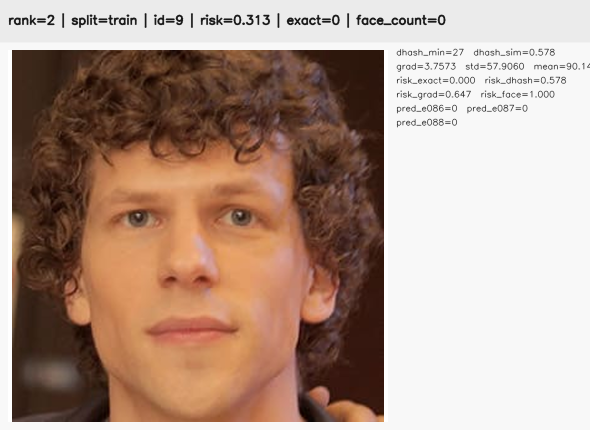
#> input picture DeepLearning/data/visualizations/bad_image_probe/anchor65_scan_v1/images/rank_002_train_id0009_score0.313.png, 1180 x 860 px (shown at 1/2 size); its folder holds only this picture in this run
$ python -i PCA.py   (imports and definitions only)
#> lines starting #> are read from the running program, lines starting #| are printed output that depends on the picture
"""
PCA-based Face Recognition Pipeline  (KUL H02A5a Computer Vision — Group Assignment 1)
========================================================================================

Pipeline overview  /  流程概览:
  Raw Images  →  HAAR Face Detection  →  Crop & Resize  →  Flatten
  →  PCA (fit on train only)  →  50-dim feature vector  →  SVM  →  Prediction

Key concept / 核心概念:
  PCA (Principal Component Analysis) finds the directions in pixel space that
  capture the most variance across all training faces.  Each direction is
  visualised as an "Eigenface".  We keep only the top-k directions, compressing
  a 30 000-dim raw image into a 50-dim feature vector without losing much
  information.
  PCA 找到训练人脸像素空间中方差最大的方向（称为"特征脸"），
  将 30000 维原始图像压缩为 50 维特征向量，同时保留主要信息。
"""

import os
import cv2
import numpy as np
import pandas as pd
from matplotlib import pyplot as plt
from matplotlib.patches import FancyBboxPatch
from sklearn.decomposition import PCA
from sklearn.svm import SVC
from sklearn.metrics import accuracy_score
from sklearn.manifold import TSNE

# Use a font that supports Chinese characters on Windows.
# 使用支持中文的字体，避免方块乱码。
plt.rcParams['font.family'] = 'Microsoft YaHei'
plt.rcParams['axes.unicode_minus'] = False   # fix minus sign rendering

# ──────────────────────────────────────────────────────────────────────────────
# Configuration / 全局配置
# ──────────────────────────────────────────────────────────────────────────────

# Dataset root relative to this script / 数据集根目录（相对于本脚本）
DATA_DIR     = os.path.join(os.path.dirname(__file__), '..', 'kul-computer-vision-ga-1-2026')
TRAIN_CSV    = os.path.join(DATA_DIR, 'train_set.csv')
TEST_CSV     = os.path.join(DATA_DIR, 'test_set.csv')
TRAIN_DIR    = os.path.join(DATA_DIR, 'train')
TEST_DIR     = os.path.join(DATA_DIR, 'test')

# OpenCV ships haarcascades alongside its Python package; no download needed.
# OpenCV 安装包自带 haarcascade 文件，无需手动下载。
HAAR_PATH    = os.path.join(cv2.data.haarcascades, 'haarcascade_frontalface_default.xml')

FACE_SIZE    = (100, 100)   # all detected faces are resized to this / 人脸统一缩放尺寸
N_COMPONENTS = 50           # number of PCA components (eigenfaces) to keep
                            # 保留的主成分数量（即保留多少个特征脸）

# Class metadata used across several plots / 类别元信息，多处复用
CLASS_IDS    = [0,           1,       2     ]
CLASS_COLORS = ['green',     'blue',  'red' ]
CLASS_LABELS = ['Look-alikes (0)', 'Jesse (1)', 'Mila (2)']


# ──────────────────────────────────────────────────────────────────────────────
# Step 0 — Data Loading  /  步骤0：数据加载
# ──────────────────────────────────────────────────────────────────────────────

# [41 lines left out: functions _load_images, load_data, not called in this run]


# ──────────────────────────────────────────────────────────────────────────────
# Step 0.3 — Preprocessing: HAAR Face Detector  /  步骤0.3：人脸检测预处理
# ──────────────────────────────────────────────────────────────────────────────

class HAARPreprocessor:
    """Locate the face in each image, crop it, and resize to FACE_SIZE.

    为什么要裁剪人脸？
    直接使用全图会引入大量背景噪声（衣服、场景等），
    裁剪到人脸区域后，每个像素都与分类任务直接相关。

    Why crop faces?
    Using the full image introduces background noise (clothes, scene, etc.).
    Cropping to the face region ensures every pixel is task-relevant.
    """

    def __init__(self, face_size=FACE_SIZE):
        self.face_size  = face_size
        self.classifier = cv2.CascadeClassifier(HAAR_PATH)
        # Fail early if the XML file could not be read.
        assert not self.classifier.empty(), \
            f"Could not load HAAR cascade from:\n  {HAAR_PATH}"

    # [36 lines left out: function _extract_face, not called in this run]

    def __call__(self, data):
        """Process a whole DataFrame; returns ndarray (N, H, W, 3)."""
        return np.stack([self._extract_face(row['img']) for _, row in data.iterrows()])


# ──────────────────────────────────────────────────────────────────────────────
# Step 1.0 — Base Feature Extractor  /  步骤1.0：基础特征提取器（基类）
# ──────────────────────────────────────────────────────────────────────────────

class IdentityFeatureExtractor:
    """Pass-through extractor — returns the input unchanged.
    恒等映射：直接返回输入，作为其他特征提取器的基类。
    """
    def transform(self, X):
        return X
    def __call__(self, X):
        return self.transform(X)


# ──────────────────────────────────────────────────────────────────────────────
# Step 1.2 — PCA Feature Extractor  /  步骤1.2：PCA 特征提取器（特征脸）
# ──────────────────────────────────────────────────────────────────────────────

class PCAFeatureExtractor(IdentityFeatureExtractor):
    """Eigenface-based dimensionality reduction via PCA.

    How it works / 工作原理：
      1. Flatten each (H, W, 3) face image into a single vector of length H*W*3.
         将每张 (H, W, 3) 人脸图像展平为长度 H*W*3 的一维向量。
      2. PCA computes the mean face and the top-k eigenvectors of the
         covariance matrix.  These eigenvectors are the "Eigenfaces".
         PCA 计算平均脸和协方差矩阵的前 k 个特征向量，即"特征脸"。
      3. Each image is represented by its projection coefficients onto the
         k eigenfaces — a k-dimensional feature vector.
         每张图像用其在 k 个特征脸上的投影系数表示，得到 k 维特征向量。

    Critical rule / 关键规则：
      fit() must be called ONLY on training data to prevent data leakage.
      fit() 只能在训练集上调用，严禁使用测试集数据，否则导致数据泄露。

    Usage:
        extractor = PCAFeatureExtractor(n_components=50)
        extractor.fit(train_X)                          # learn eigenfaces
        train_feat = extractor.transform(train_X)       # → (N_train, 50)
        test_feat  = extractor.transform(test_X)        # → (N_test,  50)
        reconstructed = extractor.inverse_transform(train_feat)  # → (N, H, W, 3)
    """

    # [35 lines left out: functions __init__, _flatten, fit, transform, inverse_transform, not called in this run]

    def __call__(self, X):
        return self.transform(X)


# ──────────────────────────────────────────────────────────────────────────────
# Visualisation helpers  /  可视化辅助函数
# ──────────────────────────────────────────────────────────────────────────────

# [197 lines left out: functions _norm_for_display, plot_flowchart, plot_explained_variance, plot_eigenfaces, plot_reconstruction, plot_feature_space, not called in this run]


# ──────────────────────────────────────────────────────────────────────────────
# Main entry point  /  主程序
# ──────────────────────────────────────────────────────────────────────────────

# [44 lines not run here, left out]

>>> import cv2
>>> picture = cv2.imread('../DeepLearning/data/visualizations/bad_image_probe/anchor65_scan_v1/images/rank_002_train_id0009_score0.313.png', cv2.IMREAD_GRAYSCALE)
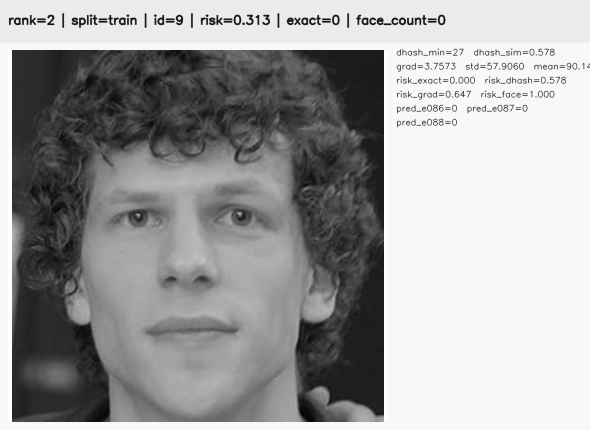
#> picture: shape (860, 1180) (shown at 1/2 size); min 4, max 255, mean 160.1
>>> result = HAARPreprocessor()(picture)
#> (the run stopped early here; a loop or call above may not have finished)

$ run again, on DeepLearning/data/visualizations/bad_image_probe/anchor65_scan_v1/images/rank_005_train_id0071_score0.272.png
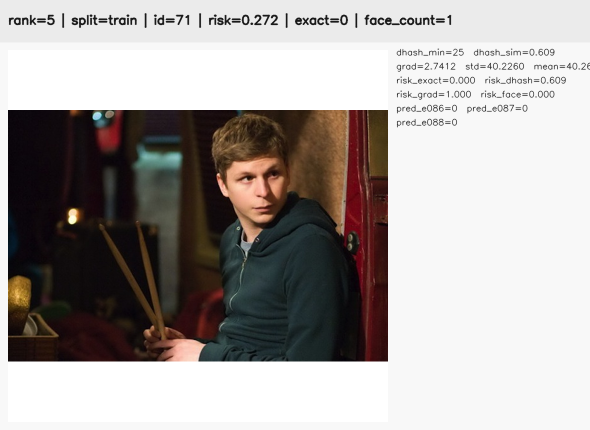
#> input picture DeepLearning/data/visualizations/bad_image_probe/anchor65_scan_v1/images/rank_005_train_id0071_score0.272.png, 1180 x 860 px (shown at 1/2 size)
#> `picture = cv2.imread('../DeepLearning/data/visualizations/bad_image_pr..`:
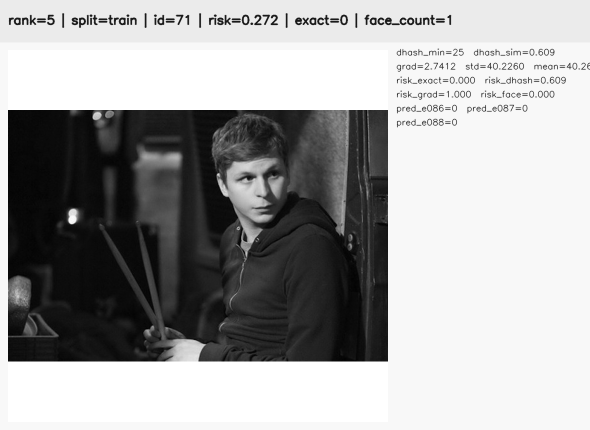
#> picture: shape (860, 1180) (shown at 1/2 size); min 0, max 255, mean 167.5

$ run again, on DeepLearning/data/visualizations/bad_image_probe/anchor65_scan_v1/images/rank_008_train_id0048_score0.256.png
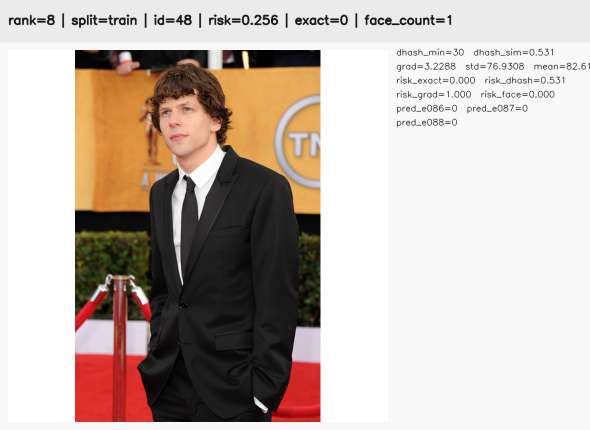
#> input picture DeepLearning/data/visualizations/bad_image_probe/anchor65_scan_v1/images/rank_008_train_id0048_score0.256.png, 1180 x 860 px (shown at 1/2 size)
#> `picture = cv2.imread('../DeepLearning/data/visualizations/bad_image_pr..`:
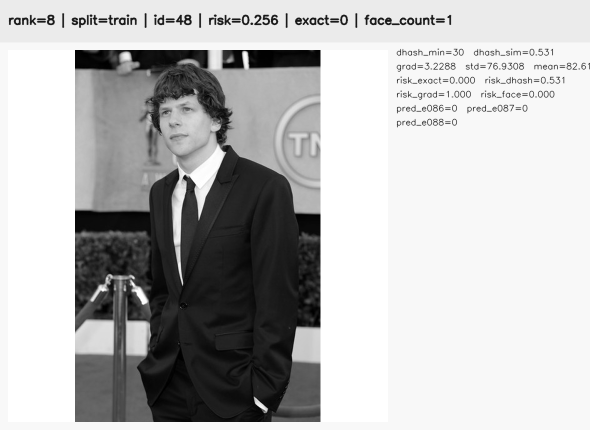
#> picture: shape (860, 1180) (shown at 1/2 size); min 0, max 255, mean 187.2
